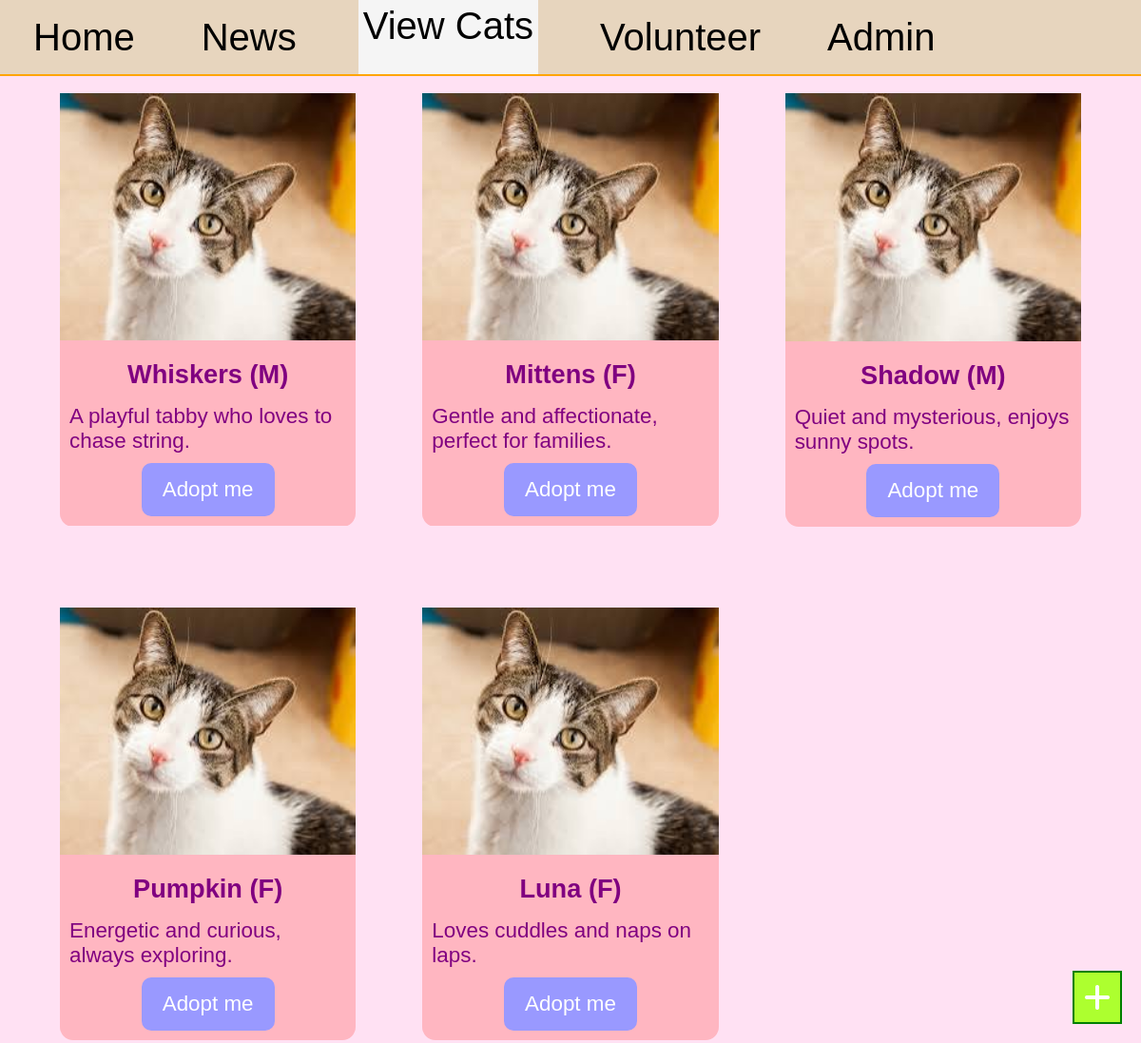
The app's page /cats/1 with its own data.
### main.py (models this page shows)
class Cat(db.Model):
	id = db.Column(db.Integer, primary_key=True)
	name = db.Column(db.String(25), nullable=False)
	bio = db.Column(db.String(100), nullable=False)
	gender = db.Column(db.String(1), nullable=False)
	image = db.Column(db.String(100))
	forms = db.relationship('AdoptionForm', backref='cat', lazy=True)

### main.py (the view, shortened to what this page needs)
@app.route('/cats/<int:id>', methods=["GET", "POST"])
def cats(id):
	user = User.query.get(id)
	form = AdoptForm()
	cats = Cat.query.all()
	return render_template("cats.html", user=user, cats=cats, form=form)

### templates/cats.html (shortened to what this page needs)
{% extends "base.html" %}
{% block style %}
<link rel="stylesheet" href="https://cdnjs.cloudflare.com/ajax/libs/font-awesome/6.5.0/css/all.min.css">
<link rel="stylesheet" href="{{ url_for('static', filename='cats.css') }}">
{% endblock %}
{% block content %}
<header>
	<a href="/home/{{ user.id }}">Home</a>
	<a href="/news/{{ user.id }}">News</a>
	<a href="/cats/{{ user.id }}" class="selected">View Cats</a>
	<a>Volunteer</a>
	{% if user.level == "admin" %}
	<a href="/admin/{{ user.id }}">Admin</a>
	{% endif %}
</header>
{% if user.level=="admin" %}
	<a href="/new_cat/{{ user.id }}">
		<div id="new-btn">
			<i class="fas fa-plus"></i>
		</div>
	</a>
{% endif %}
<main>
	{% for cat in cats %}
	<div class="cat-listing">
		<img class="cat-img" src="{{ url_for('static', filename='images/' ~ cat.image) }}">
		<div class="cat-text">
			<h2 class="name">{{ cat.name }} ({{ cat.gender }})</h2>
			<p class="bio">{{ cat.bio }}</p>
			<div class="page-link-btn cat-btn" id="{{ cat.id }}">Adopt me</div>
		</div>
	</div>
	{% endfor %}
</main>
{% endblock %}

### static/styles.css (style rules this page uses)
* { margin: 0; padding: 0; box-sizing: border-box; font-family:Arial, Helvetica, sans-serif; }
html, body { width: 100vw; height: 100vh; }
.selected { height: 100%; background-color: whitesmoke; }
header { width: 100%; height: 10%; background-color: rgb(231, 213, 190); display: flex; align-items: center; border-bottom: 2px solid orange; }
header a { font-size: 2.5rem; text-align: center; padding: 5px; margin-left: 30px; margin-right: 30px; position: relative; display: inline-block; text-decoration: none; color: black; }
header a::after { content: ""; position: absolute; left: 0; bottom: 0; width: 0; height: 3px; background: orange; transition: width 0.3s; }
.page-link-btn { color: white; background: linear-gradient(90deg, #ff9900 50%, #9999ff 50%); background-size: 200% 100%; background-position: right; transition: background-position 0.3s ease; border-radius: 10px; display: flex; align-items: center; justify-content: center; text-decoration: none; }
#new-btn { font-size: 2rem; padding: 10px; display: flex; justify-content: center; align-items: center; background-color: greenyellow; color: white; border: solid 2px green; position: fixed; right: 20px; bottom: 20px; z-index: 7; }

### static/cats.css (style rules this page uses)
body { background-color: #ffe1f3; overflow-x: hidden; }
main { display: grid; grid-template-columns: repeat(3, 1fr); gap: 4rem; width: 90%; margin: auto; }
.cat-listing { margin-top: 15px; display: flex; flex-direction: column; align-items: center; border: 3px solid transparent; transition: 0.3s ease-in-out; border-bottom-left-radius: 17px; border-bottom-right-radius: 17px; z-index: 5; overflow: hidden; }
.cat-text { width: 100%; background-color: lightpink; display: flex; flex-direction: column; justify-content: center; align-items: center; color: purple; z-index: 4; }
.cat-img { width: 100%; }
.name { margin-top: 20px; font-size: 1.7rem; margin-bottom: 5px; }
.bio { margin: 10px; font-size: 1.4rem; }
.cat-btn { height: 7vh; width: 45%; font-size: 1.4rem; margin-bottom: 10px; }

### records on screen
Cat: image (picture), name "Whiskers", gender "M", bio "A playful tabby who loves to chase string."
Cat: image (picture), name "Mittens", gender "F", bio "Gentle and affectionate, perfect for families."
Cat: image (picture), name "Shadow", gender "M", bio "Quiet and mysterious, enjoys sunny spots."
Cat: image (picture), name "Pumpkin", gender "F", bio "Energetic and curious, always exploring."
Cat: image (picture), name "Luna", gender "F", bio "Loves cuddles and naps on laps."
